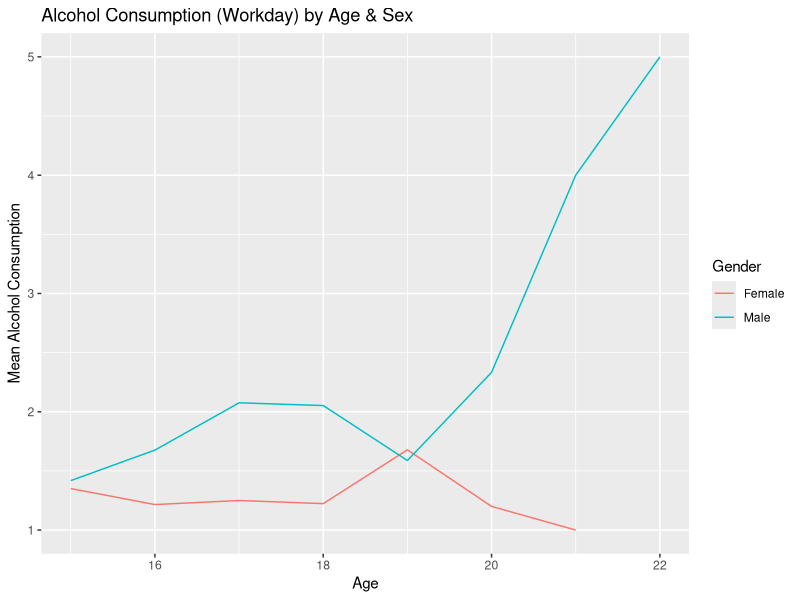
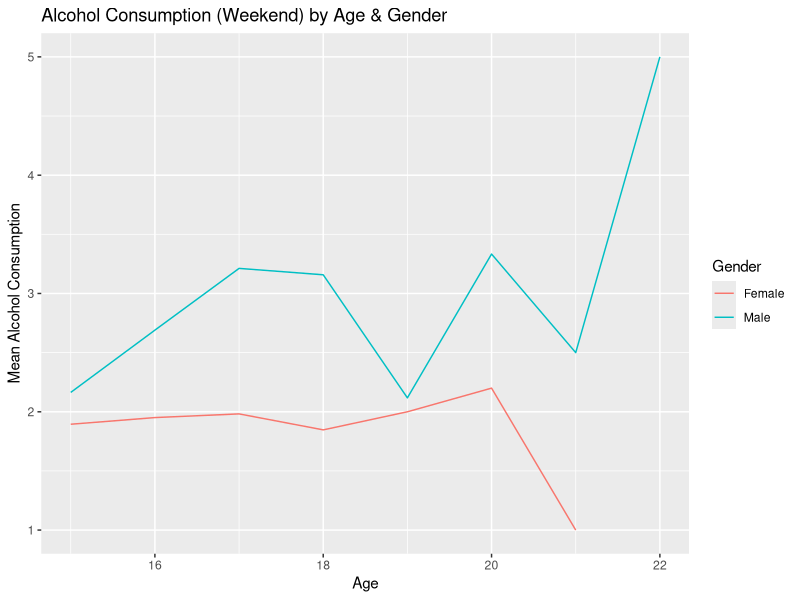
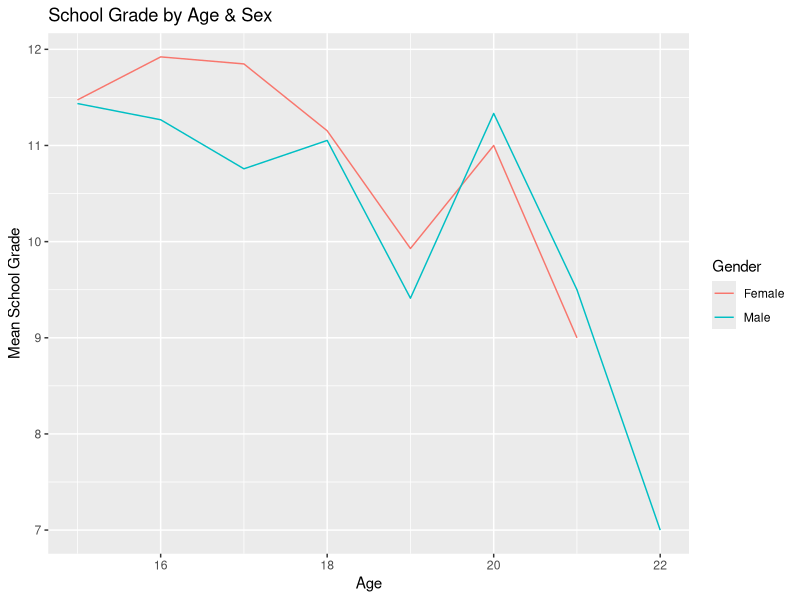
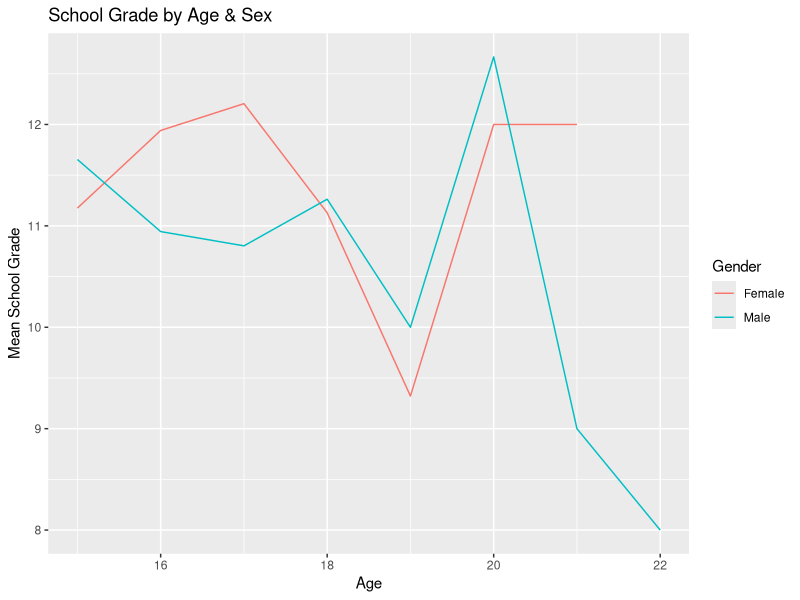
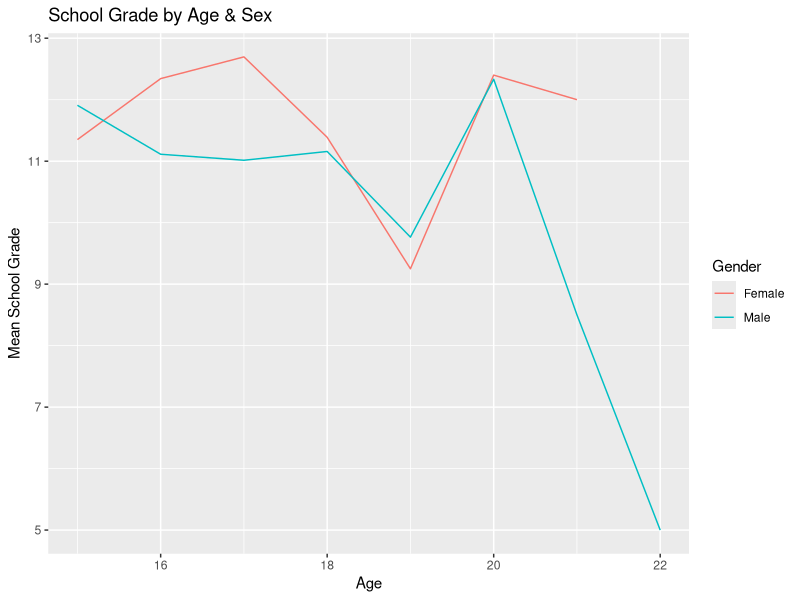
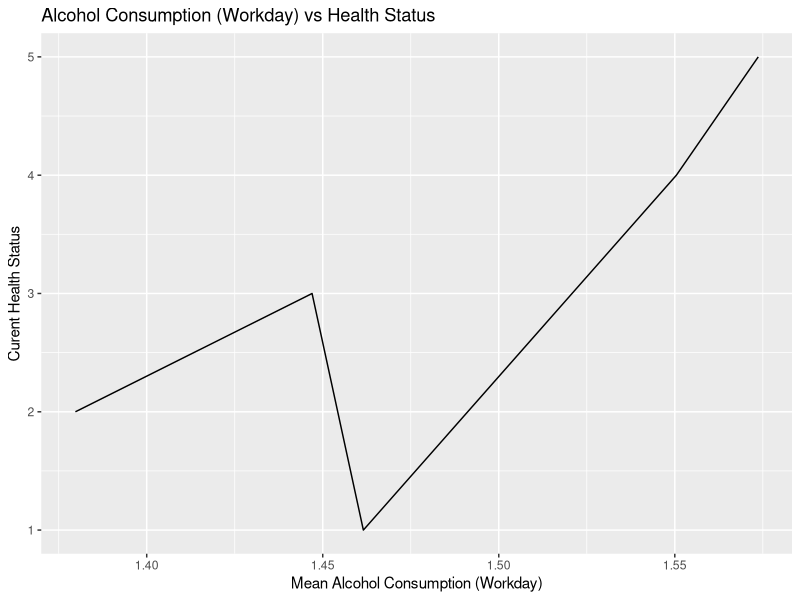
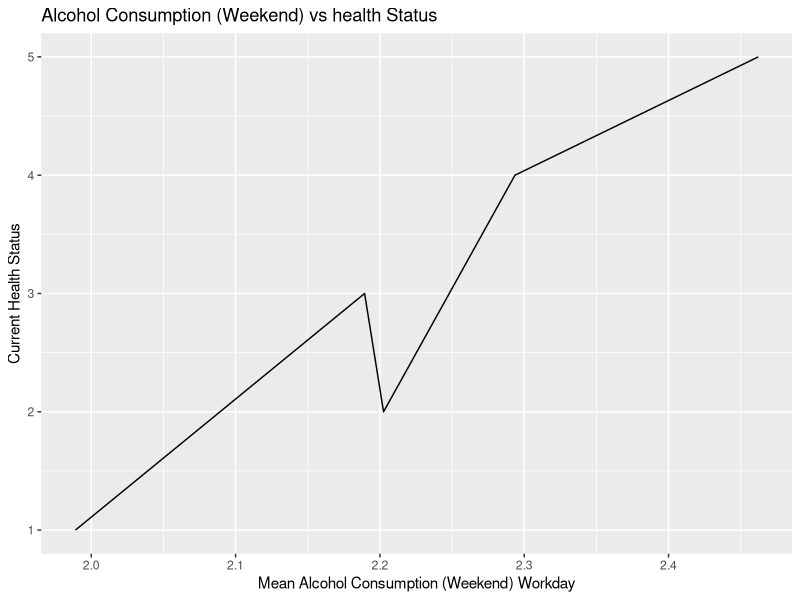
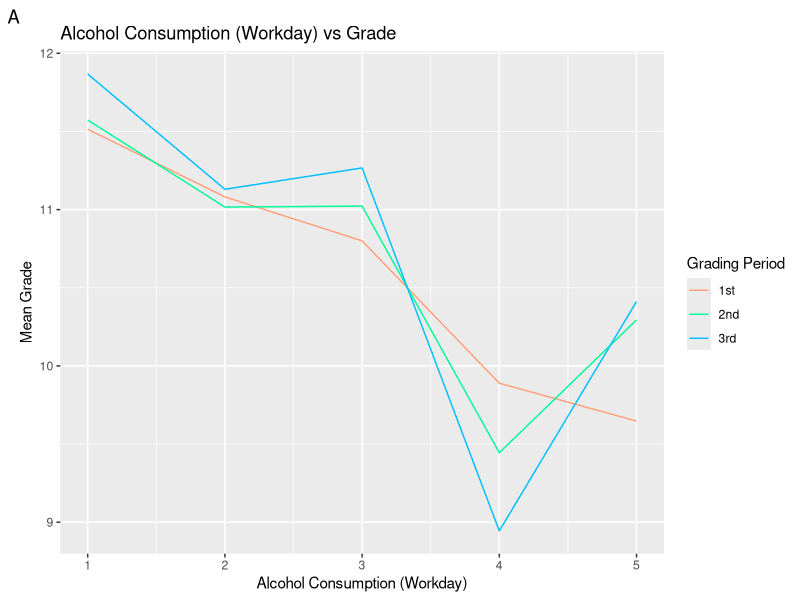

R code for these plots, in order:
## ---- chunk 1
#install.packages("tidyverse")
#library(tidyverse)
#install.packages("dplyr")
library(dplyr)
#install.packages("reshape2")
library(reshape2)
## ---- chunk 2
students <- read.csv("all_students.csv")
head(students)
## ---- chunk 3
Sex_tbl <- table(students$sex)  #F=Female, M=Male
Sex_tbl <- prop.table(Sex_tbl)*100
Sex_tbl <- round(Sex_tbl,digits=2)
Sex_tbl
## ---- chunk 4
AgeSex_tbl <- table(students$age, students$sex)
AgeSex_tbl <- prop.table(AgeSex_tbl)*100
AgeSex_tbl <- round(AgeSex_tbl,digits=2)
AgeSex_tbl 
## ---- chunk 5
Ave_grade_sex <- students %>%
  group_by(sex)%>%
  summarise(mean_grade_g1=mean(G1),mean_grade_g2=mean(G2),mean_grade_g3=mean(G3))
Ave_grade_sex

## ---- chunk 6
library(ggplot2)

# create table and plot that show alcohol consumption by age
# Dalc : workday alcohol consumption, Walc : weekend alcohol consumption (1:very low - 5:very high)

Alcohol_AgeSex <- students %>%
  group_by(age,sex)%>%
  summarise(mean_dalc=mean(Dalc),mean_walc=mean(Walc))
Alcohol_AgeSex

## ---- chunk 7
ggplot(Alcohol_AgeSex, aes(x=age, y=mean_dalc, colour = sex)) +
  labs(title = "Alcohol Consumption (Workday) by Age & Sex",
       x ='Age', y ='Mean Alcohol Consumption')+
  scale_colour_discrete(name = "Gender", labels = c("Female", "Male"))+
  geom_line()
## ---- chunk 8
ggplot(Alcohol_AgeSex, aes(x=age, y=mean_walc, colour = sex)) + 
  labs(title = "Alcohol Consumption (Weekend) by Age & Gender",
       x ='Age', y ='Mean Alcohol Consumption')+
  scale_colour_discrete(name = "Gender", labels = c("Female", "Male"))+
  geom_line()
## ---- chunk 9
# create table and plot that show school grade by age & gender

grade_AgeSex <- students %>%
  group_by(age,sex)%>%
  summarise(mean_grade1=mean(G1),mean_grade2=mean(G2),mean_grade3=mean(G3))
grade_AgeSex

## ---- chunk 10
ggplot(grade_AgeSex, aes(x=age, y=mean_grade1, colour = sex)) +
    labs(title = "School Grade by Age & Sex",
       x ='Age', y ='Mean School Grade') +
  scale_colour_discrete(name ='Gender', labels =  c('Female','Male'))+
  geom_line()
## ---- chunk 11
ggplot(grade_AgeSex, aes(x=age, y=mean_grade2, colour = sex)) +
    labs(title = "School Grade by Age & Sex",
       x ='Age', y ='Mean School Grade') +
  scale_colour_discrete(name ='Gender', labels =  c('Female','Male'))+
  geom_line()
## ---- chunk 12
ggplot(grade_AgeSex, aes(x=age, y=mean_grade3, colour = sex)) +
    labs(title = "School Grade by Age & Sex",
       x ='Age', y ='Mean School Grade') +
  scale_colour_discrete(name ='Gender', labels =  c('Female','Male'))+
  geom_line()
## ---- chunk 13
#health : health status  (1:very bad - 5:very good)

health_alc <- students %>%
  group_by(health)%>%
  summarise(mean_dalc=mean(Dalc),mean_walc=mean(Walc)) 
health_alc

## ---- chunk 14
ggplot(health_alc, aes(x=mean_dalc, y=health)) + 
  labs(title = "Alcohol Consumption (Workday) vs Health Status",
        x ='Mean Alcohol Consumption (Workday)', y ='Curent Health Status')+
  geom_line()


## ---- chunk 15

ggplot(health_alc, aes(x=mean_walc, y=health)) + 
  labs(title = "Alcohol Consumption (Weekend) vs health Status",
       x ='Mean Alcohol Consumption (Weekend) Workday', y ='Current Health Status')+
  geom_line()
## ---- chunk 16
AveGrade_Dalc <- students %>%
  group_by(Dalc)%>%
  summarise(mean_grade_g1=mean(G1),mean_grade_g2=mean(G2),mean_grade_g3=mean(G3))
AveGrade_Dalc

AveGrade_Walc <- students %>%
  group_by(Walc)%>%
  summarise(mean_grade_g1=mean(G1),mean_grade_g2=mean(G2),mean_grade_g3=mean(G3))
AveGrade_Walc
## ---- chunk 17
ggplot(AveGrade_Dalc, aes(x=Dalc)) + 
  geom_line(aes(y = mean_grade_g1, color = "1st")) + 
  geom_line(aes(y = mean_grade_g2, color = "2nd")) +
  geom_line(aes(y = mean_grade_g3, color = "3rd")) +
  labs(title = "Alcohol Consumption (Workday) vs Grade",
       color = 'Grading Period',tag = "A") +
  xlab("Alcohol Consumption (Workday)") + 
  ylab("Mean Grade")+ 
  scale_color_manual(values = c("lightsalmon", "mediumspringgreen","deepskyblue"))


## ---- chunk 18

ggplot(AveGrade_Walc, aes(x=Walc)) + 
  geom_line(aes(y = mean_grade_g1, color = "1st")) + 
  geom_line(aes(y = mean_grade_g2, color = "2nd")) +
  geom_line(aes(y = mean_grade_g3, color = "3rd")) +
  labs(title = "Alcohol Consumption (Weekend) vs Grade",
       color = 'Grading Period',tag = "B") +
  xlab("Alcohol Consumption (Weekend)") + 
  ylab("Mean Grade")+ 
  scale_color_manual(values = c("lightsalmon", "mediumspringgreen","deepskyblue"))

## ---- chunk 19
# address: student's home address type (U:urban, R:rural)

Address_alc <- students %>%
  group_by(address)%>%
  summarise(mean_dalc=mean(Dalc),mean_walc=mean(Walc))
Address_alc

Address_alc_m <- melt(Address_alc[,c('address','mean_dalc','mean_walc')], id.vars = 1)

## ---- chunk 20

ggplot(Address_alc_m,aes(x=address, y=value))+
  geom_bar(aes(fill=variable),stat = 'identity', position = "dodge") +
  labs(title = "Alcohol Consumption vs Address")+
  xlab("Home Address Type")+ ylab("Mean Alcohol Consumption") +
  scale_fill_discrete(name="Alcohol on:",
                      labels = c("Workday", "Weekend"))+
    scale_x_discrete(labels = c('R'='Rural','U'='Urban'))
## ---- chunk 21
# traveltime : home to school travel time (1: < 15 min, 2: 15-30 min, 3: 30 min-1hour, 4: >1 hour)

tratime_alc <- students %>%
  group_by(traveltime)%>%
  summarise(mean_dalc=mean(Dalc),mean_walc=mean(Walc))
tratime_alc

tratime_alc_m <- melt(tratime_alc[,c('traveltime','mean_dalc','mean_walc')], id.vars = 1)

## ---- chunk 22

ggplot(tratime_alc_m,aes(x=traveltime, y=value))+
  geom_bar(aes(fill=variable),stat = 'identity', position = "dodge") +
  labs(title = "Alcohol Consumption vs Travel Time")+
  xlab("Travel Time from Home to School")+ ylab("Mean Alcohol Consumption") +
  scale_fill_discrete(name="Alcohol on:", labels = c("Workday", "Weekend"))
## ---- chunk 23
# Fedu: Father's education (0: none, 1: primary education(4th grade), 2: 5 -9th grade, 3: secondary education, 4:higher education)

fedu_alc <- students %>%
  group_by(Fedu)%>%
  summarise(mean_dalc=mean(Dalc),mean_walc=mean(Walc))
fedu_alc

fedu_alc_m <- melt(fedu_alc[,c('Fedu','mean_dalc','mean_walc')], id.vars = 1)
## ---- chunk 24
ggplot(fedu_alc_m,aes(x=Fedu, y=value))+
  geom_bar(aes(fill=variable),stat = 'identity', position = "dodge") +
  labs(title = "Alcohol Consumption vs Travel Time")+
  xlab("Father's Education")+ ylab("Mean Alcohol Consumption") +
  scale_fill_discrete(name="Alcohol on:", labels = c("Workday", "Weekend"))

## ---- chunk 25
# Medu : Mother's education

medu_alc <- students %>%
  group_by(Medu)%>%
  summarise(mean_dalc=mean(Dalc),mean_walc=mean(Walc))
medu_alc

medu_alc_m <- melt(medu_alc[,c('Medu','mean_dalc','mean_walc')], id.vars = 1)
## ---- chunk 26
ggplot(medu_alc_m,aes(x=Medu, y=value))+
  geom_bar(aes(fill=variable),stat = 'identity', position = "dodge") +
  labs(title = "Alcohol Consumption vs Travel Time")+
  xlab("Mather's Education")+ ylab("Mean Alcohol Consumption") +
  scale_fill_discrete(name="Alcohol on:", labels = c("Workday", "Weekend"))

## ---- chunk 27
# Fjob : Father's job ('teacher', 'health' care related, civil 'services' (e.g. administrative or police), 'at_home' or 'other')  

fjob_alc <- students %>%
  group_by(Fjob)%>%
  summarise(mean_dalc=mean(Dalc), mean_walc=mean(Walc))
fjob_alc

fjob_alc_m <- melt(fjob_alc[,c('Fjob','mean_dalc','mean_walc')], id.vars = 1)

## ---- chunk 28
ggplot(fjob_alc_m,aes(x=Fjob, y=value))+
  geom_bar(aes(fill=variable),stat = 'identity', position = "dodge") +
  labs(title = "Alcohol Consumption vs Travel Time")+
  xlab("Father's Job")+ ylab("Mean Alcohol Consumption") +
  scale_fill_discrete(name="Alcohol on:", labels = c("Workday", "Weekend"))+
  theme(axis.text.x = element_text(angle=45))
 
## ---- chunk 29
# Mother's job (Mjob)
 
mjob_alc <- students %>%
  group_by(Mjob)%>%
  summarise(mean_dalc=mean(Dalc),mean_walc=mean(Walc))
mjob_alc

mjob_alc_m <- melt(mjob_alc[,c('Mjob','mean_dalc','mean_walc')], id.vars = 1)

## ---- chunk 30
ggplot(mjob_alc_m,aes(x=Mjob, y=value))+
  geom_bar(aes(fill=variable),stat = 'identity', position = "dodge") +
  labs(title = "Alcohol Consumption vs Travel Time")+
  xlab("Mother's Job")+ ylab("Mean Alcohol Consumption") +
  scale_fill_discrete(name="Alcohol on:", labels = c("Workday", "Weekend"))+
  theme(axis.text.x = element_text(angle=45))
 
## ---- chunk 31
# guardian : Student's guardian  ('mother', 'father' or 'other')

guard_alc <- students %>%
  group_by(guardian)%>%
  summarise(mean_dalc=mean(Dalc),mean_walc=mean(Walc))
guard_alc

guard_alc_m <- melt(guard_alc[,c('guardian','mean_dalc','mean_walc')], id.vars = 1)
## ---- chunk 32
ggplot(guard_alc_m,aes(x=guardian, y=value))+
  geom_bar(aes(fill=variable),stat = 'identity', position = "dodge") +
  labs(title = "Alcohol Consumption vs Guradian")+
  xlab("Guardian")+ ylab("Mean Alcohol Consumption") +
  scale_fill_discrete(name="Alcohol on:", labels = c("Workday", "Weekend"))

## ---- chunk 33
# Pstatus : parent's cohabitation with parent (T: living together, A: apart)

psta_alc <- students %>%
  group_by(Pstatus)%>%
  summarise(mean_dalc=mean(Dalc),mean_walc=mean(Walc))
psta_alc

psta_alc_m <- melt(psta_alc[,c('Pstatus','mean_dalc','mean_walc')], id.vars = 1)

## ---- chunk 34

ggplot(psta_alc_m,aes(x=Pstatus, y=value))+
  geom_bar(aes(fill=variable),stat = 'identity', position = "dodge") +
  labs(title = "Alcohol Consumption vs Cohibitation")+
  xlab("Cohabitation with Parents")+ ylab("Mean Alcohol Consumption") +
  scale_fill_discrete(name="Alcohol on:", labels = c("Workday", "Weekend"))+
  scale_x_discrete(labels = c('T'= 'Living Together', 'A' = 'Apart'))

## ---- chunk 35
# Size of family binary: 'LE3' - less or equal to 3 or 'GT3' - greater than 3) (famsize)

fansize_alc <- students %>%
  group_by(famsize)%>%
  summarise(mean_dalc=mean(Dalc),mean_walc=mean(Walc))
fansize_alc

fansize_alc_m <- melt(fansize_alc[,c('famsize','mean_dalc','mean_walc')], id.vars = 1)

## ---- chunk 36
ggplot(fansize_alc_m,aes(x=famsize, y=value))+
  geom_bar(aes(fill=variable),stat = 'identity', position = "dodge") +
  labs(title = "Alcohol Consumption vs Family Size")+
  xlab("Family Size")+ ylab("Mean Alcohol Consumption") +
  scale_fill_discrete(name="Alcohol on:", labels = c("Workday", "Weekend"))+
  scale_x_discrete(labels = c('LE3'= 'Less or Equal to 3', 'GT3' ='Greater than 3'))

## ---- chunk 37
# Famrel : Relationship with family (From 1:very bad to 5:excellent) 

famrel_alc <- students %>%
  group_by(famrel)%>%
  summarise(mean_dalc=mean(Dalc),mean_walc=mean(Walc))
famrel_alc

famrel_alc_m <- melt(famrel_alc[,c('famrel','mean_dalc','mean_walc')], id.vars = 1)

## ---- chunk 38
ggplot(famrel_alc_m,aes(x=famrel, y=value))+
  geom_bar(aes(fill=variable),stat = 'identity', position = "dodge") +
  labs(title = "Alcohol Consumption vs Family Relationship")+
  xlab("Relationship with Family")+ ylab("Mean Alcohol Consumption") +
  scale_fill_discrete(name="Alcohol on:", labels = c("Workday", "Weekend"))

## ---- chunk 39
# famsup : Educational support from family (yes or no)

famsup_alc <- students %>%
  group_by(famsup)%>%
  summarise(mean_dalc=mean(Dalc),mean_walc=mean(Walc))
famsup_alc

famsup_alc_m <- melt(famsup_alc[,c('famsup','mean_dalc','mean_walc')], id.vars = 1)

## ---- chunk 40
ggplot(famsup_alc_m,aes(x=famsup, y=value))+
  geom_bar(aes(fill=variable),stat = 'identity', position = "dodge") +
  labs(title = "Alcohol Consumption vs Educational Support from Family")+
  xlab("Family Support")+ ylab("Mean Alcohol Consumption") +
  scale_fill_discrete(name="Alcohol on:", labels = c("Workday", "Weekend"))

## ---- chunk 41
# number of school absences (from 0 to 93) (absences)

absence_alc_all <- students %>% 
  select(absences,Dalc, Walc)
head(absence_alc_all)

## ---- chunk 42

ggplot(absence_alc_all,aes(x=absences))+
  geom_jitter(aes(y = Dalc) , color = 'dodgerblue3') +
  geom_jitter(aes(y = Walc) , color = 'lightpink3') +
  labs(title = "Alcohol Consumption vs Absences")+
  xlab("Absence")+ ylab("Mean Alcohol Consumption") +
  scale_fill_discrete(name="Alcohol on:",
                      labels=c("Workday", "Weekend"))
## ---- chunk 43
# failures : number of past class failures (n if 1<=n<3, else 4)
fail_alc_all <- students %>% 
  select(failures,Dalc, Walc)
head(fail_alc_all)
## ---- chunk 44
ggplot(fail_alc_all,aes(x=failures))+
  geom_jitter(aes(y = Dalc) , color = 'dodgerblue3') +
  geom_jitter(aes(y = Walc) , color = 'lightpink3') +
  labs(title = "Alcohol Consumption vs Failures")+
  xlab("Failure")+ ylab("Mean Alcohol Consumption") +
  scale_fill_discrete(name="Alcohol on:",
                      labels=c("Workday", "Weekend"))
## ---- chunk 45
# higher : Aspiration for higher education (yes or no)
high_alc <- students %>%
  group_by(higher)%>%
  summarise(mean_dalc=mean(Dalc),mean_walc=mean(Walc))
high_alc

high_alc_m <- melt(high_alc[,c('higher','mean_dalc','mean_walc')], id.vars = 1)
## ---- chunk 46
ggplot(high_alc_m,aes(x=higher, y=value))+
  geom_bar(aes(fill=variable),stat = 'identity', position = "dodge") +
  labs(title = "Alcohol Consumption vs Higher Education")+
  xlab("Higher Education")+ ylab("Mean Alcohol Consumption") +
  scale_fill_discrete(name="Alcohol on:", labels = c("Workday", "Weekend"))
## ---- chunk 47
# studytime : weekly study time (1: <2 hours, 2: 2-5 hours, 3: 5-10 hours, 4: >10 hours) 

stu_time_alc <- students %>%
  group_by(studytime)%>%
  summarise(mean_dalc=mean(Dalc),mean_walc=mean(Walc))
stu_time_alc

stu_time_alc_m <- melt(stu_time_alc[,c('studytime','mean_dalc','mean_walc')], id.vars = 1)

## ---- chunk 48
ggplot(stu_time_alc_m,aes(x=studytime, y=value))+
  geom_bar(aes(fill=variable),stat = 'identity', position = "dodge") +
  labs(title = "Alcohol Consumption vs Study Time")+
  xlab("Study Time")+ ylab("Mean Alcohol Consumption") +
  scale_fill_discrete(name="Alcohol on:", labels = c("Workday", "Weekend"))

## ---- chunk 49
# activities : extra curricular activities (yes or no)

active_curr_alc <- students %>%
  group_by(activities)%>%
  summarise(mean_dalc=mean(Dalc),mean_walc=mean(Walc))
active_curr_alc

active_curr_alc_m <- melt(active_curr_alc[,c('activities','mean_dalc','mean_walc')], id.vars = 1)
## ---- chunk 50
ggplot(active_curr_alc_m,aes(x=activities, y=value))+
  geom_bar(aes(fill=variable),stat = 'identity', position = "dodge") +
  labs(title = "Alcohol Consumption vs Extra Curricular Activities")+
  xlab("Extra Curricular Activities")+ ylab("Mean Alcohol Consumption") +
  scale_fill_discrete(name="Alcohol on:", labels = c("Workday", "Weekend"))
## ---- chunk 51
# nursery : attended nursery school (yes or no)
nursery_alc <- students %>%
  group_by(nursery)%>%
  summarise(mean_dalc=mean(Dalc),mean_walc=mean(Walc))
nursery_alc

nursery_alc_m <- melt(nursery_alc[,c('nursery','mean_dalc','mean_walc')], id.vars = 1)
## ---- chunk 52

ggplot(nursery_alc_m,aes(x=nursery, y=value))+
  geom_bar(aes(fill=variable),stat = 'identity', position = "dodge") +
  labs(title = "Alcohol Consumption vs Attending Nursery School")+
  xlab("Attending Nursery School")+ ylab("Mean Alcohol Consumption") +
  scale_fill_discrete(name="Alcohol on:", labels = c("Workday", "Weekend"))
## ---- chunk 53
# Paid : extra paid classes within the course subject (Math or Portuguese) (yes or no)
paid_alc <- students %>%
  group_by(paid)%>%
  summarise(mean_dalc=mean(Dalc),mean_walc=mean(Walc))
paid_alc

paid_alc_m <- melt(paid_alc[,c('paid','mean_dalc','mean_walc')], id.vars = 1)
## ---- chunk 54
ggplot(paid_alc_m,aes(x=paid, y=value))+
  geom_bar(aes(fill=variable),stat = 'identity', position = "dodge") +
  labs(title = "Alcohol Consumption vs Paid classes")+
  xlab("Paid classes")+ ylab("Mean Alcohol Consumption") +
  scale_fill_discrete(name="Alcohol on:", labels = c("Workday", "Weekend"))
## ---- chunk 55
# scholsup : extra educational support (yes or no)
schoolsup_alc <- students %>%
  group_by(schoolsup)%>%
  summarise(mean_dalc=mean(Dalc),mean_walc=mean(Walc))
schoolsup_alc

schoolsup_alc_m <- melt(schoolsup_alc[,c('schoolsup','mean_dalc','mean_walc')], id.vars = 1)
## ---- chunk 56
ggplot(schoolsup_alc_m,aes(x=schoolsup, y=value))+
  geom_bar(aes(fill=variable),stat = 'identity', position = "dodge") +
  labs(title = "Alcohol Consumption vs Extra Educational Support")+
  xlab("Extra Educational Support")+ ylab("Mean Alcohol Consumption") +
  scale_fill_discrete(name="Alcohol on:", labels = c("Workday", "Weekend"))
## ---- chunk 57
# goout : going out with friends (1:very low - 5:very high)
goout_alc <- students %>%
  group_by(goout)%>%
  summarise(mean_dalc=mean(Dalc),mean_walc=mean(Walc))
goout_alc

goout_alc_m <- melt(goout_alc[,c('goout','mean_dalc','mean_walc')],id.vars = 1)

## ---- chunk 58
ggplot(goout_alc_m,aes(x=goout, y=value))+
  geom_bar(aes(fill=variable),stat = 'identity', position = "dodge") +
  labs(title = "Alcohol Consumption vs Going Out")+
  xlab("Frequency of Going Out")+ ylab("Mean Alcohol Consumption") +
  scale_fill_discrete(name="Alcohol on:",
                        labels=c("Workday", "Weekend"))

## ---- chunk 59
# romantic : with a romantic relationship (yes or no)
romantic_alc <- students %>%
  group_by(romantic)%>%
  summarise(mean_dalc=mean(Dalc),mean_walc=mean(Walc))
romantic_alc

romantic_alc_m <- melt(romantic_alc[,c('romantic','mean_dalc','mean_walc')],id.vars = 1)

## ---- chunk 60
ggplot(romantic_alc_m,aes(x=romantic, y=value))+
  geom_bar(aes(fill=variable),stat = 'identity', position = "dodge") +
  labs(title = "Alcohol Consumption vs Romantic Relationship")+
  xlab("With a Romantic Relationship")+ ylab("Mean Alcohol Consumption") +
  scale_fill_discrete(name="Alcohol on:",
                        labels=c("Workday", "Weekend"))

## ---- chunk 61
# freetime : free time after school (1:very low - 5: very high)
free_alc <- students %>%
  group_by(freetime)%>%
  summarise(mean_dalc=mean(Dalc),mean_walc=mean(Walc))
free_alc

free_alc_m <- melt(free_alc[,c('freetime','mean_dalc','mean_walc')],id.vars = 1)

## ---- chunk 62
ggplot(free_alc_m,aes(x=freetime, y=value))+
  geom_bar(aes(fill=variable),stat = 'identity', position = "dodge") +
  labs(title = "Alcohol Consumption vs Free Time")+
  xlab("Free Time")+ ylab("Mean Alcohol Consumption") +
  scale_fill_discrete(name="Alcohol on:",
                        labels=c("Workday", "Weekend"))

## ---- chunk 63
# freetime : free time after school (1:very low - 5: very high)
# studytime : weekly study time (1: <2 hours, 2: 2-5 hours, 3: 5-10 hours, 4: >10 hours) 

free_study_mean <- students %>%
    group_by(studytime) %>%
    summarise(mean_freetime=mean(freetime))
free_study_mean

## ---- chunk 64
ggplot(free_study_mean, aes(x=studytime)) +
  geom_line(aes(y = mean_freetime), color = 'maroon')+
  labs(title = "Free Time vs Study Time")+
  xlab("Study Time")+ ylab("Mean Free Time")

## ---- chunk 65
# studytime : weekly study time (1: <2 hours, 2: 2-5 hours, 3: 5-10 hours, 4: >10 hours) 

mean_grade_study <- students %>%
  group_by(studytime)%>%
  summarise(mean_grade1=mean(G1),mean_grade2=mean(G2),mean_grade3=mean(G3))
mean_grade_study

## ---- chunk 66
ggplot(mean_grade_study, aes(x = studytime))+
  geom_line(aes(y = mean_grade1, colour = 'pink')) +
  geom_line(aes(y = mean_grade2, colour = 'green')) +
  geom_line(aes(y = mean_grade3, colour = 'blue')) +
  labs(title = "School Grade vs Study Time",
       x ='Study Time (hours)', y ='Mean School Grade') +
  scale_colour_discrete(name ='School Period', labels =  c('1st','2nd','3rd'))+
  scale_x_discrete(limit = c('<2', '2-5','5-10','>10'))
